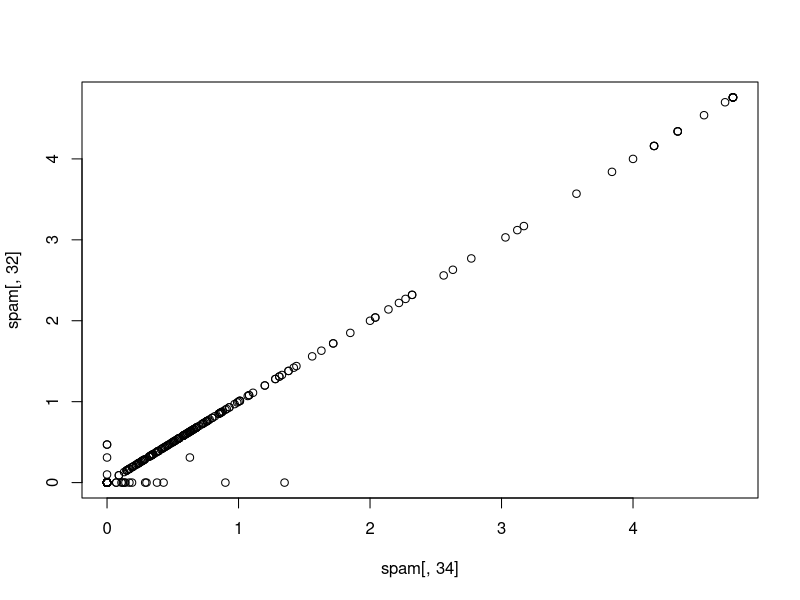
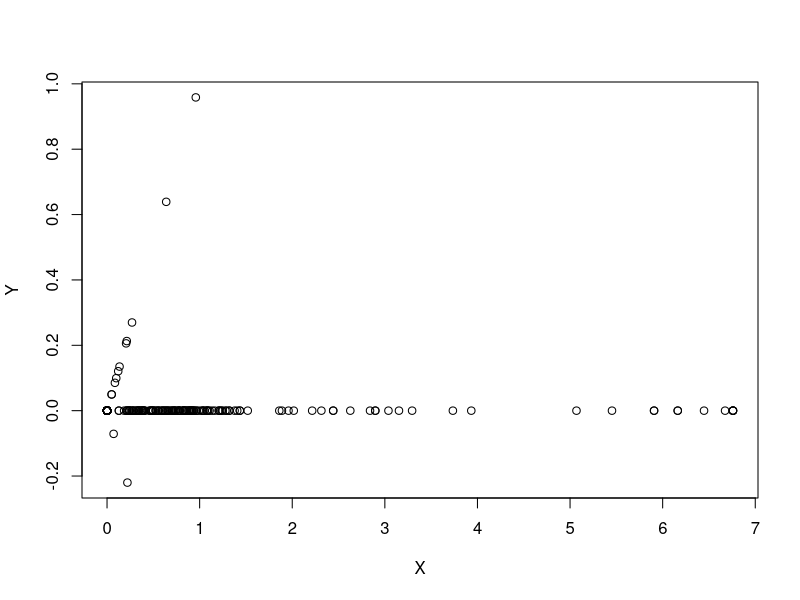
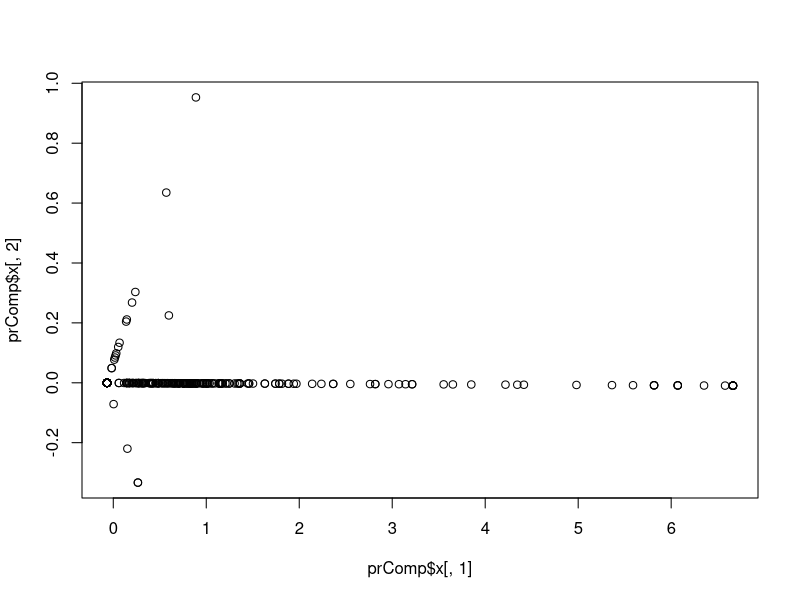
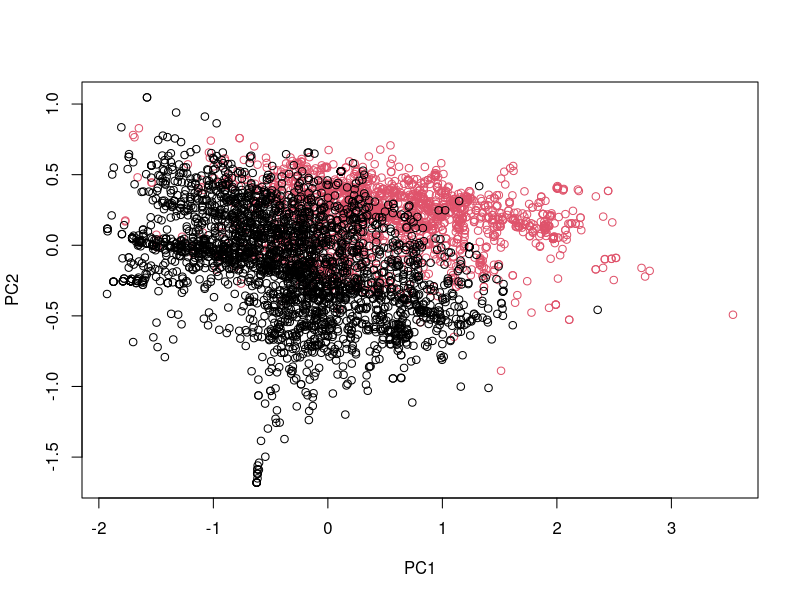
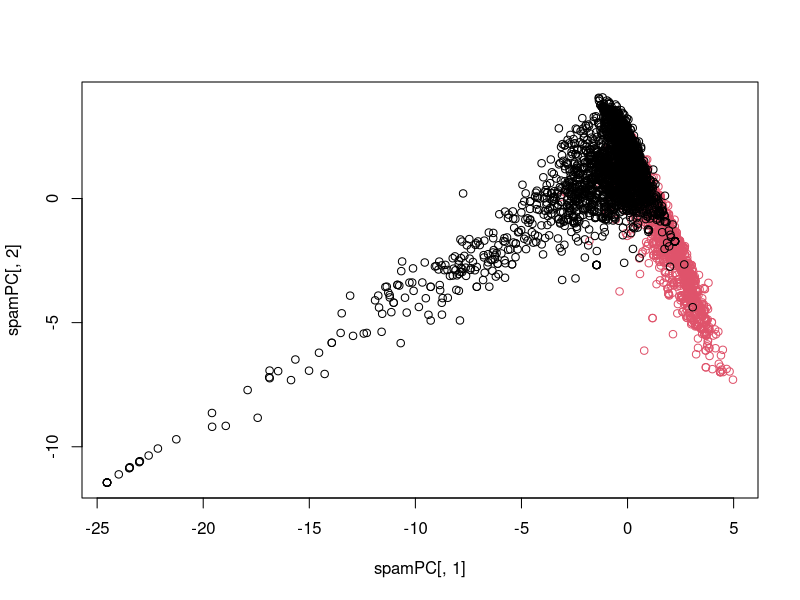

Source code (R) for these figures, in order: (Note: this script raises an error after producing the figures.)
## ---- chunk 1
library(caret); library(kernlab); data(spam)
inTrain <- createDataPartition(y=spam$type,
                              p=0.75, list=FALSE)
training <- spam[inTrain,]
testing <- spam[-inTrain,]

M <- abs(cor(training[,-58]))
diag(M) <- 0
which(M > 0.8,arr.ind=T)
## ---- chunk 2
names(spam)[c(34,32)]
plot(spam[,34],spam[,32])
## ---- chunk 3
X <- 0.71*training$num415 + 0.71*training$num857
Y <- 0.71*training$num415 - 0.71*training$num857
plot(X,Y)
## ---- chunk 4
smallSpam <- spam[,c(34,32)]
prComp <- prcomp(smallSpam)
plot(prComp$x[,1],prComp$x[,2])
## ---- chunk 5
prComp$rotation
## ---- chunk 6
typeColor <- ((spam$type=="spam")*1 + 1)
prComp <- prcomp(log10(spam[,-58]+1))
plot(prComp$x[,1],prComp$x[,2],col=typeColor,xlab="PC1",ylab="PC2")
## ---- chunk 7
preProc <- preProcess(log10(spam[,-58]+1),method="pca",pcaComp=2)
spamPC <- predict(preProc,log10(spam[,-58]+1))
plot(spamPC[,1],spamPC[,2],col=typeColor)
## ---- chunk 8
preProc <- preProcess(log10(training[,-58]+1),method="pca",pcaComp=2)
trainPC <- predict(preProc,log10(training[,-58]+1))
modelFit <- train(training$type ~ .,method="glm",data=trainPC)
## ---- chunk 9
testPC <- predict(preProc,log10(testing[,-58]+1))
confusionMatrix(testing$type,predict(modelFit,testPC))
## ---- chunk 10
modelFit <- train(training$type ~ .,method="glm",preProcess="pca",data=training)
confusionMatrix(testing$type,predict(modelFit,testing))
